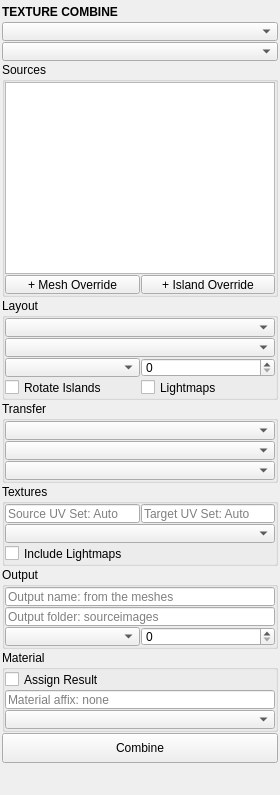
<?xml version="1.0" encoding="UTF-8"?>
<ui version="4.0">
 <class>QtUi</class>
 <widget class="QMainWindow" name="QtUi">
  <property name="geometry">
   <rect>
    <x>0</x>
    <y>0</y>
    <width>280</width>
    <height>520</height>
   </rect>
  </property>
  <property name="accessibleDescription">
   <string>Combine several materials into one atlas and one material in place, or transfer UVs / textures between meshes.</string>
  </property>
  <widget class="QWidget" name="central_widget">
   <property name="minimumSize">
    <size>
     <width>280</width>
     <height>0</height>
    </size>
   </property>
   <layout class="QVBoxLayout" name="verticalLayout">
    <property name="spacing">
     <number>2</number>
    </property>
    <property name="leftMargin">
     <number>2</number>
    </property>
    <property name="topMargin">
     <number>2</number>
    </property>
    <property name="rightMargin">
     <number>2</number>
    </property>
    <property name="bottomMargin">
     <number>2</number>
    </property>
    <item>
     <layout class="QVBoxLayout" name="main_layout">
      <property name="spacing">
       <number>1</number>
      </property>
      <property name="sizeConstraint">
       <enum>QLayout::SetFixedSize</enum>
      </property>
      <property name="leftMargin">
       <number>0</number>
      </property>
      <property name="topMargin">
       <number>0</number>
      </property>
      <property name="rightMargin">
       <number>0</number>
      </property>
      <property name="bottomMargin">
       <number>0</number>
      </property>
      <item>
       <widget class="Header" name="header">
        <property name="minimumSize">
         <size>
          <width>0</width>
          <height>19</height>
         </size>
        </property>
        <property name="maximumSize">
         <size>
          <width>16777215</width>
          <height>19</height>
         </size>
        </property>
        <property name="font">
         <font>
          <weight>75</weight>
          <bold>true</bold>
         </font>
        </property>
        <property name="text">
         <string>TEXTURE COMBINE</string>
        </property>
       </widget>
      </item>
      <item>
       <widget class="ComboBox" name="cmb_mode">
        <property name="minimumSize">
         <size>
          <width>120</width>
          <height>19</height>
         </size>
        </property>
        <property name="maximumSize">
         <size>
          <width>16777215</width>
          <height>19</height>
         </size>
        </property>
        <property name="toolTip">
         <string>Mode -- Combine merges the selected meshes' materials into one atlas and one material, in place. Transfer moves UVs or textures from a source mesh onto targets.</string>
        </property>
       </widget>
      </item>
      <item>
       <widget class="ComboBox" name="cmb_set">
        <property name="minimumSize">
         <size>
          <width>120</width>
          <height>19</height>
         </size>
        </property>
        <property name="maximumSize">
         <size>
          <width>16777215</width>
          <height>19</height>
         </size>
        </property>
        <property name="toolTip">
         <string>Combined Set -- New Combine builds one from the selection; a stored combine re-opens its settings. Its option box selects, re-combines, restores or forgets it.</string>
        </property>
       </widget>
      </item>
      <item>
       <widget class="QGroupBox" name="grp_sources">
        <property name="sizePolicy">
         <sizepolicy hsizetype="Preferred" vsizetype="Fixed">
          <horstretch>0</horstretch>
          <verstretch>0</verstretch>
         </sizepolicy>
        </property>
        <property name="title">
         <string>Sources</string>
        </property>
        <layout class="QVBoxLayout" name="grp_sources_layout">
         <property name="spacing">
          <number>1</number>
         </property>
         <property name="leftMargin">
          <number>0</number>
         </property>
         <property name="topMargin">
          <number>0</number>
         </property>
         <property name="rightMargin">
          <number>0</number>
         </property>
         <property name="bottomMargin">
          <number>0</number>
         </property>
         <item>
          <widget class="TableWidget" name="tbl_sources">
           <property name="sizePolicy">
            <sizepolicy hsizetype="Preferred" vsizetype="Fixed">
             <horstretch>0</horstretch>
             <verstretch>0</verstretch>
            </sizepolicy>
           </property>
           <property name="toolTip">
            <string>One row per source material, plus any mesh or island overrides. Scale is editable (0.33, 1/3 or 33%).</string>
           </property>
          </widget>
         </item>
         <item>
          <layout class="QHBoxLayout" name="overrides_row">
           <property name="spacing">
            <number>1</number>
           </property>
           <property name="leftMargin">
            <number>0</number>
           </property>
           <property name="topMargin">
            <number>0</number>
           </property>
           <property name="rightMargin">
            <number>0</number>
           </property>
           <property name="bottomMargin">
            <number>0</number>
           </property>
           <item>
            <widget class="QPushButton" name="b001">
             <property name="minimumSize">
              <size>
               <width>0</width>
               <height>19</height>
              </size>
             </property>
             <property name="maximumSize">
              <size>
               <width>16777215</width>
               <height>19</height>
              </size>
             </property>
             <property name="text">
              <string>+ Mesh Override</string>
             </property>
             <property name="toolTip">
              <string>Add the selected meshes as override rows.</string>
             </property>
            </widget>
           </item>
           <item>
            <widget class="QPushButton" name="b002">
             <property name="minimumSize">
              <size>
               <width>0</width>
               <height>19</height>
              </size>
             </property>
             <property name="maximumSize">
              <size>
               <width>16777215</width>
               <height>19</height>
              </size>
             </property>
             <property name="text">
              <string>+ Island Override</string>
             </property>
             <property name="toolTip">
              <string>Add the islands under the selected faces as an override row.</string>
             </property>
            </widget>
           </item>
          </layout>
         </item>
        </layout>
       </widget>
      </item>
      <item>
       <widget class="QGroupBox" name="grp_layout">
        <property name="sizePolicy">
         <sizepolicy hsizetype="Preferred" vsizetype="Fixed">
          <horstretch>0</horstretch>
          <verstretch>0</verstretch>
         </sizepolicy>
        </property>
        <property name="title">
         <string>Layout</string>
        </property>
        <layout class="QVBoxLayout" name="grp_layout_layout">
         <property name="spacing">
          <number>1</number>
         </property>
         <property name="leftMargin">
          <number>0</number>
         </property>
         <property name="topMargin">
          <number>0</number>
         </property>
         <property name="rightMargin">
          <number>0</number>
         </property>
         <property name="bottomMargin">
          <number>0</number>
         </property>
         <item>
          <widget class="ComboBox" name="cmb_sizing">
           <property name="minimumSize">
            <size>
             <width>120</width>
             <height>19</height>
            </size>
           </property>
           <property name="maximumSize">
            <size>
             <width>16777215</width>
             <height>19</height>
            </size>
           </property>
           <property name="toolTip">
            <string>How islands are sized in the atlas.</string>
           </property>
          </widget>
         </item>
         <item>
          <widget class="ComboBox" name="cmb_normalize">
           <property name="minimumSize">
            <size>
             <width>120</width>
             <height>19</height>
            </size>
           </property>
           <property name="maximumSize">
            <size>
             <width>16777215</width>
             <height>19</height>
            </size>
           </property>
           <property name="toolTip">
            <string>How Keep Map Proportions sizes the maps against each other.</string>
           </property>
          </widget>
         </item>
         <item>
          <layout class="QHBoxLayout" name="atlas_row">
           <property name="spacing">
            <number>1</number>
           </property>
           <property name="leftMargin">
            <number>0</number>
           </property>
           <property name="topMargin">
            <number>0</number>
           </property>
           <property name="rightMargin">
            <number>0</number>
           </property>
           <property name="bottomMargin">
            <number>0</number>
           </property>
           <item>
            <widget class="ComboBox" name="cmb_atlas">
             <property name="minimumSize">
              <size>
               <width>120</width>
               <height>19</height>
              </size>
             </property>
             <property name="maximumSize">
              <size>
               <width>16777215</width>
               <height>19</height>
              </size>
             </property>
             <property name="toolTip">
              <string>The combined atlas size.</string>
             </property>
            </widget>
           </item>
           <item>
            <widget class="SpinBox" name="s_spacing">
             <property name="minimumSize">
              <size>
               <width>60</width>
               <height>19</height>
              </size>
             </property>
             <property name="maximumSize">
              <size>
               <width>16777215</width>
               <height>19</height>
              </size>
             </property>
             <property name="toolTip">
              <string>Gutter between islands, in texels.</string>
             </property>
            </widget>
           </item>
          </layout>
         </item>
         <item>
          <layout class="QHBoxLayout" name="layout_checks">
           <property name="spacing">
            <number>1</number>
           </property>
           <property name="leftMargin">
            <number>0</number>
           </property>
           <property name="topMargin">
            <number>0</number>
           </property>
           <property name="rightMargin">
            <number>0</number>
           </property>
           <property name="bottomMargin">
            <number>0</number>
           </property>
           <item>
            <widget class="QCheckBox" name="chk_rotate">
             <property name="minimumSize">
              <size>
               <width>0</width>
               <height>19</height>
              </size>
             </property>
             <property name="maximumSize">
              <size>
               <width>16777215</width>
               <height>19</height>
              </size>
             </property>
             <property name="text">
              <string>Rotate Islands</string>
             </property>
             <property name="toolTip">
              <string>Let the packer turn islands where that packs tighter.</string>
             </property>
            </widget>
           </item>
           <item>
            <widget class="QCheckBox" name="chk_lightmaps">
             <property name="minimumSize">
              <size>
               <width>0</width>
               <height>19</height>
              </size>
             </property>
             <property name="maximumSize">
              <size>
               <width>16777215</width>
               <height>19</height>
              </size>
             </property>
             <property name="text">
              <string>Lightmaps</string>
             </property>
             <property name="toolTip">
              <string>Bring the combined objects' committed lightmaps under the new material.</string>
             </property>
            </widget>
           </item>
          </layout>
         </item>
        </layout>
       </widget>
      </item>
      <item>
       <widget class="QGroupBox" name="grp_transfer">
        <property name="sizePolicy">
         <sizepolicy hsizetype="Preferred" vsizetype="Fixed">
          <horstretch>0</horstretch>
          <verstretch>0</verstretch>
         </sizepolicy>
        </property>
        <property name="title">
         <string>Transfer</string>
        </property>
        <layout class="QVBoxLayout" name="grp_transfer_layout">
         <property name="spacing">
          <number>1</number>
         </property>
         <property name="leftMargin">
          <number>0</number>
         </property>
         <property name="topMargin">
          <number>0</number>
         </property>
         <property name="rightMargin">
          <number>0</number>
         </property>
         <property name="bottomMargin">
          <number>0</number>
         </property>
         <item>
          <widget class="ComboBox" name="cmb_tt_transfer">
           <property name="minimumSize">
            <size>
             <width>120</width>
             <height>19</height>
            </size>
           </property>
           <property name="maximumSize">
            <size>
             <width>16777215</width>
             <height>19</height>
            </size>
           </property>
           <property name="toolTip">
            <string>What travels from the source to the targets.</string>
           </property>
          </widget>
         </item>
         <item>
          <widget class="ComboBox" name="cmb_tt_source">
           <property name="minimumSize">
            <size>
             <width>120</width>
             <height>19</height>
            </size>
           </property>
           <property name="maximumSize">
            <size>
             <width>16777215</width>
             <height>19</height>
            </size>
           </property>
           <property name="toolTip">
            <string>Which selected meshes the UVs / textures come FROM.</string>
           </property>
          </widget>
         </item>
         <item>
          <widget class="ComboBox" name="cmb_tt_targets">
           <property name="minimumSize">
            <size>
             <width>120</width>
             <height>19</height>
            </size>
           </property>
           <property name="maximumSize">
            <size>
             <width>16777215</width>
             <height>19</height>
            </size>
           </property>
           <property name="toolTip">
            <string>Which meshes receive the transfer.</string>
           </property>
          </widget>
         </item>
        </layout>
       </widget>
      </item>
      <item>
       <widget class="QGroupBox" name="grp_textures">
        <property name="sizePolicy">
         <sizepolicy hsizetype="Preferred" vsizetype="Fixed">
          <horstretch>0</horstretch>
          <verstretch>0</verstretch>
         </sizepolicy>
        </property>
        <property name="title">
         <string>Textures</string>
        </property>
        <layout class="QVBoxLayout" name="grp_textures_layout">
         <property name="spacing">
          <number>1</number>
         </property>
         <property name="leftMargin">
          <number>0</number>
         </property>
         <property name="topMargin">
          <number>0</number>
         </property>
         <property name="rightMargin">
          <number>0</number>
         </property>
         <property name="bottomMargin">
          <number>0</number>
         </property>
         <item>
          <layout class="QHBoxLayout" name="uvset_row">
           <property name="spacing">
            <number>1</number>
           </property>
           <property name="leftMargin">
            <number>0</number>
           </property>
           <property name="topMargin">
            <number>0</number>
           </property>
           <property name="rightMargin">
            <number>0</number>
           </property>
           <property name="bottomMargin">
            <number>0</number>
           </property>
           <item>
            <widget class="LineEdit" name="t_tt_src_uvset">
             <property name="minimumSize">
              <size>
               <width>0</width>
               <height>19</height>
              </size>
             </property>
             <property name="maximumSize">
              <size>
               <width>16777215</width>
               <height>19</height>
              </size>
             </property>
             <property name="toolTip">
              <string>The UV set the textures are READ through.</string>
             </property>
             <property name="placeholderText">
              <string>Source UV Set: Auto</string>
             </property>
            </widget>
           </item>
           <item>
            <widget class="LineEdit" name="t_tt_dst_uvset">
             <property name="minimumSize">
              <size>
               <width>0</width>
               <height>19</height>
              </size>
             </property>
             <property name="maximumSize">
              <size>
               <width>16777215</width>
               <height>19</height>
              </size>
             </property>
             <property name="toolTip">
              <string>The UV set the maps are WRITTEN for.</string>
             </property>
             <property name="placeholderText">
              <string>Target UV Set: Auto</string>
             </property>
            </widget>
           </item>
          </layout>
         </item>
         <item>
          <widget class="ComboBox" name="cmb_tt_resolution">
           <property name="minimumSize">
            <size>
             <width>120</width>
             <height>19</height>
            </size>
           </property>
           <property name="maximumSize">
            <size>
             <width>16777215</width>
             <height>19</height>
            </size>
           </property>
           <property name="toolTip">
            <string>Output size per target material.</string>
           </property>
          </widget>
         </item>
         <item>
          <widget class="QCheckBox" name="chk_tt_lightmaps">
           <property name="minimumSize">
            <size>
             <width>0</width>
             <height>19</height>
            </size>
           </property>
           <property name="maximumSize">
            <size>
             <width>16777215</width>
             <height>19</height>
            </size>
           </property>
           <property name="text">
            <string>Include Lightmaps</string>
           </property>
           <property name="toolTip">
            <string>Also carry each source mesh's committed lightmap onto its target.</string>
           </property>
          </widget>
         </item>
        </layout>
       </widget>
      </item>
      <item>
       <widget class="QGroupBox" name="grp_output">
        <property name="sizePolicy">
         <sizepolicy hsizetype="Preferred" vsizetype="Fixed">
          <horstretch>0</horstretch>
          <verstretch>0</verstretch>
         </sizepolicy>
        </property>
        <property name="title">
         <string>Output</string>
        </property>
        <layout class="QVBoxLayout" name="grp_output_layout">
         <property name="spacing">
          <number>1</number>
         </property>
         <property name="leftMargin">
          <number>0</number>
         </property>
         <property name="topMargin">
          <number>0</number>
         </property>
         <property name="rightMargin">
          <number>0</number>
         </property>
         <property name="bottomMargin">
          <number>0</number>
         </property>
         <item>
          <widget class="LineEdit" name="t_name">
           <property name="minimumSize">
            <size>
             <width>0</width>
             <height>19</height>
            </size>
           </property>
           <property name="maximumSize">
            <size>
             <width>16777215</width>
             <height>19</height>
            </size>
           </property>
           <property name="toolTip">
            <string>Names the result: the material and every map wired to it.</string>
           </property>
           <property name="placeholderText">
            <string>Output name: from the meshes</string>
           </property>
          </widget>
         </item>
         <item>
          <widget class="LineEdit" name="t_output">
           <property name="minimumSize">
            <size>
             <width>0</width>
             <height>19</height>
            </size>
           </property>
           <property name="maximumSize">
            <size>
             <width>16777215</width>
             <height>19</height>
            </size>
           </property>
           <property name="toolTip">
            <string>Where the maps are written.</string>
           </property>
           <property name="placeholderText">
            <string>Output folder: sourceimages</string>
           </property>
          </widget>
         </item>
         <item>
          <layout class="QHBoxLayout" name="quality_row">
           <property name="spacing">
            <number>1</number>
           </property>
           <property name="leftMargin">
            <number>0</number>
           </property>
           <property name="topMargin">
            <number>0</number>
           </property>
           <property name="rightMargin">
            <number>0</number>
           </property>
           <property name="bottomMargin">
            <number>0</number>
           </property>
           <item>
            <widget class="ComboBox" name="cmb_quality">
             <property name="minimumSize">
              <size>
               <width>120</width>
               <height>19</height>
              </size>
             </property>
             <property name="maximumSize">
              <size>
               <width>16777215</width>
               <height>19</height>
              </size>
             </property>
             <property name="toolTip">
              <string>Sub-samples per texel axis.</string>
             </property>
            </widget>
           </item>
           <item>
            <widget class="SpinBox" name="s_padding">
             <property name="minimumSize">
              <size>
               <width>60</width>
               <height>19</height>
              </size>
             </property>
             <property name="maximumSize">
              <size>
               <width>16777215</width>
               <height>19</height>
              </size>
             </property>
             <property name="toolTip">
              <string>Gutter fill around each island, in texels.</string>
             </property>
            </widget>
           </item>
          </layout>
         </item>
        </layout>
       </widget>
      </item>
      <item>
       <widget class="QGroupBox" name="grp_material">
        <property name="sizePolicy">
         <sizepolicy hsizetype="Preferred" vsizetype="Fixed">
          <horstretch>0</horstretch>
          <verstretch>0</verstretch>
         </sizepolicy>
        </property>
        <property name="title">
         <string>Material</string>
        </property>
        <layout class="QVBoxLayout" name="grp_material_layout">
         <property name="spacing">
          <number>1</number>
         </property>
         <property name="leftMargin">
          <number>0</number>
         </property>
         <property name="topMargin">
          <number>0</number>
         </property>
         <property name="rightMargin">
          <number>0</number>
         </property>
         <property name="bottomMargin">
          <number>0</number>
         </property>
         <item>
          <widget class="QCheckBox" name="chk_assign">
           <property name="minimumSize">
            <size>
             <width>0</width>
             <height>19</height>
            </size>
           </property>
           <property name="maximumSize">
            <size>
             <width>16777215</width>
             <height>19</height>
            </size>
           </property>
           <property name="text">
            <string>Assign Result</string>
           </property>
           <property name="toolTip">
            <string>Build and assign a material wired to the new maps.</string>
           </property>
          </widget>
         </item>
         <item>
          <widget class="LineEdit" name="t_affix">
           <property name="minimumSize">
            <size>
             <width>0</width>
             <height>19</height>
            </size>
           </property>
           <property name="maximumSize">
            <size>
             <width>16777215</width>
             <height>19</height>
            </size>
           </property>
           <property name="toolTip">
            <string>Affixes the assigned material's name.</string>
           </property>
           <property name="placeholderText">
            <string>Material affix: none</string>
           </property>
          </widget>
         </item>
         <item>
          <widget class="ComboBox" name="cmb_shader">
           <property name="minimumSize">
            <size>
             <width>120</width>
             <height>19</height>
            </size>
           </property>
           <property name="maximumSize">
            <size>
             <width>16777215</width>
             <height>19</height>
            </size>
           </property>
           <property name="toolTip">
            <string>What the assigned material is a copy of.</string>
           </property>
          </widget>
         </item>
        </layout>
       </widget>
      </item>
      <item>
       <widget class="QPushButton" name="b000">
        <property name="sizePolicy">
         <sizepolicy hsizetype="Preferred" vsizetype="Fixed">
          <horstretch>0</horstretch>
          <verstretch>0</verstretch>
         </sizepolicy>
        </property>
        <property name="minimumSize">
         <size>
          <width>0</width>
          <height>30</height>
         </size>
        </property>
        <property name="maximumSize">
         <size>
          <width>16777215</width>
          <height>30</height>
         </size>
        </property>
        <property name="text">
         <string>Combine</string>
        </property>
        <property name="toolTip">
         <string>Run the current mode.</string>
        </property>
       </widget>
      </item>
      <item>
       <spacer name="verticalSpacer">
        <property name="orientation">
         <enum>Qt::Vertical</enum>
        </property>
        <property name="sizeType">
         <enum>QSizePolicy::Fixed</enum>
        </property>
        <property name="sizeHint" stdset="0">
         <size>
          <width>0</width>
          <height>10</height>
         </size>
        </property>
       </spacer>
      </item>
      <item>
       <widget class="Footer" name="footer" native="true">
        <property name="minimumSize">
         <size>
          <width>0</width>
          <height>19</height>
         </size>
        </property>
        <property name="maximumSize">
         <size>
          <width>16777215</width>
          <height>19</height>
         </size>
        </property>
       </widget>
      </item>
     </layout>
    </item>
   </layout>
  </widget>
 </widget>
 <customwidgets>
  <customwidget>
   <class>Footer</class>
   <extends>QWidget</extends>
   <header>uitk.widgets.footer</header>
  </customwidget>
  <customwidget>
   <class>Header</class>
   <extends>QLabel</extends>
   <header>uitk.widgets.header.Header.h</header>
  </customwidget>
  <customwidget>
   <class>ComboBox</class>
   <extends>QComboBox</extends>
   <header>uitk.widgets.comboBox.ComboBox.h</header>
  </customwidget>
  <customwidget>
   <class>LineEdit</class>
   <extends>QLineEdit</extends>
   <header>uitk.widgets.lineEdit.LineEdit.h</header>
  </customwidget>
  <customwidget>
   <class>SpinBox</class>
   <extends>QSpinBox</extends>
   <header>uitk.widgets.spinBox.SpinBox.h</header>
  </customwidget>
  <customwidget>
   <class>TableWidget</class>
   <extends>QTableWidget</extends>
   <header>uitk.widgets.tableWidget.TableWidget.h</header>
  </customwidget>
 </customwidgets>
 <resources/>
 <connections/>
</ui>
